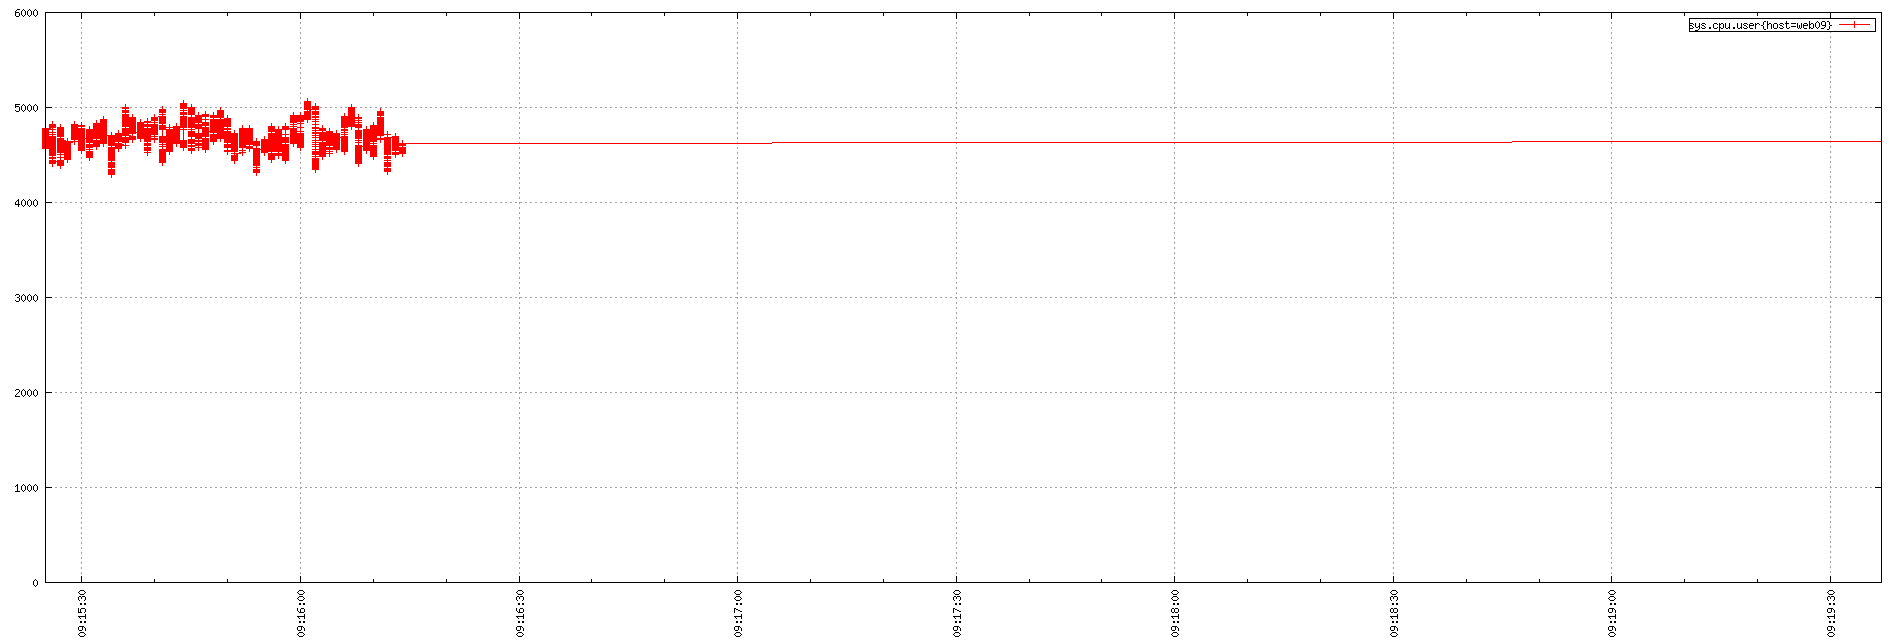

Recreate this plot in gnuplot.
set term png small size 1900,644
set xdata time
set timefmt "%s"
if (GPVAL_VERSION < 4.6) set xtics rotate; else set xtics rotate right
set output "${TMPDIR-'tmp'}/tsd/53f59ddb.png"
set xrange ["1673774125":"1673774377"]
set format x "%H:%M:%S"
set grid
set style data linespoint
set key right box
set yrange [0:]
plot  "${TMPDIR-'tmp'}/tsd/53f59ddb_0.dat" using 1:2 title "sys.cpu.user{host=web09}"
